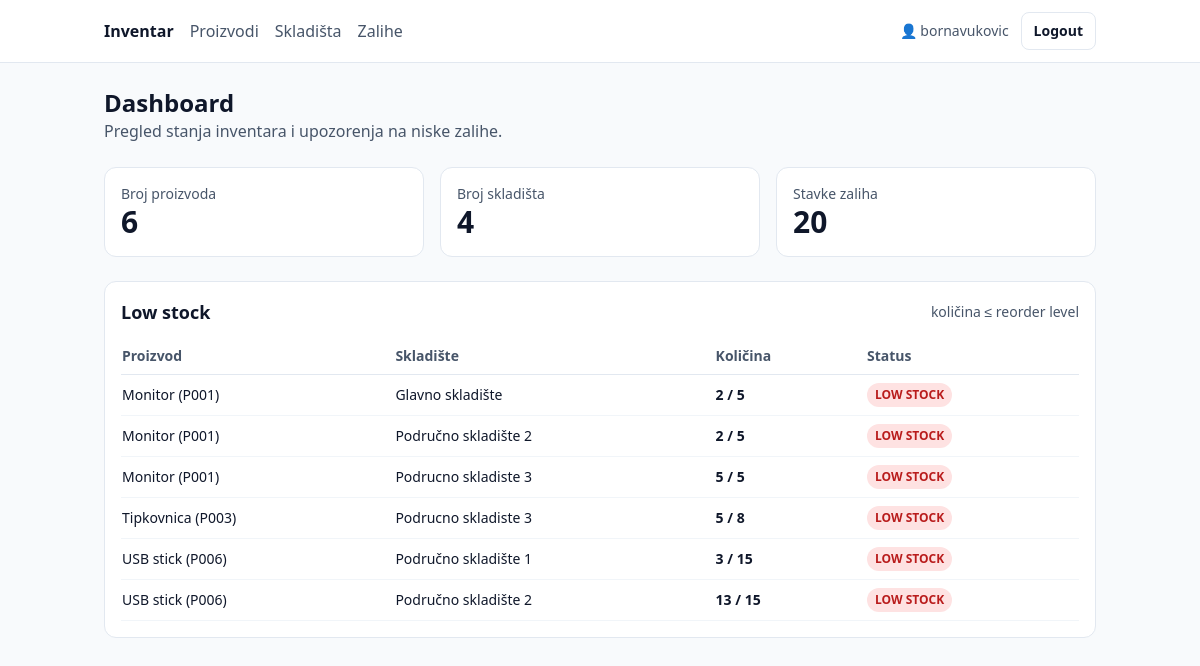
The app's page / (signed in) with its own data.
### inventory/models.py (models this page shows, shortened)
class StockItem(models.Model):
    warehouse = models.ForeignKey(Warehouse, on_delete=models.CASCADE, related_name="stock_items")
    product = models.ForeignKey(Product, on_delete=models.CASCADE, related_name="stock_items")
    quantity = models.PositiveIntegerField(default=0)
    updated_at = models.DateTimeField(auto_now=True)
    class Meta:
        constraints = [
            models.UniqueConstraint(fields=["warehouse", "product"], name="unique_product_per_warehouse")
        ]

class Product(models.Model):
    sku = models.CharField(max_length=50, unique=True)
    name = models.CharField(max_length=120)
    price = models.DecimalField(max_digits=10, decimal_places=2)
    reorder_level = models.PositiveIntegerField(default=0)

class Warehouse(models.Model):
    name = models.CharField(max_length=120)
    city = models.CharField(max_length=120)
    capacity = models.PositiveIntegerField()

### inventory/views.py (the view)
# urls.py: path("", views.HomeView.as_view(), name="home"),
class HomeView(LoginRequiredMixin, TemplateView):
    template_name = "inventory/home.html"
    def get_context_data(self, **kwargs):
        ctx = super().get_context_data(**kwargs)
        ctx["product_count"] = Product.objects.count()
        ctx["warehouse_count"] = Warehouse.objects.count()
        ctx["stock_count"] = StockItem.objects.count()
        ctx["low_stock_items"] = (
            StockItem.objects
            .select_related("product", "warehouse")
            .filter(quantity__lte=F("product__reorder_level"))
            .order_by("product__name")[:10]
        )
        return ctx

### templates/inventory/home.html (shortened to what this page needs)
{% extends "base.html" %}
{% block content %}
  <div class="mb-6">
    <h1 class="text-2xl font-bold">Dashboard</h1>
    <p class="text-slate-600">Pregled stanja inventara i upozorenja na niske zalihe.</p>
  </div>
  <div class="grid grid-cols-1 md:grid-cols-3 gap-4 mb-6">
    <div class="bg-white border border-slate-200 rounded-xl p-4">
      <div class="text-slate-600 text-sm">Broj proizvoda</div>
      <div class="text-3xl font-bold">{{ product_count }}</div>
    </div>
    <div class="bg-white border border-slate-200 rounded-xl p-4">
      <div class="text-slate-600 text-sm">Broj skladišta</div>
      <div class="text-3xl font-bold">{{ warehouse_count }}</div>
    </div>
    <div class="bg-white border border-slate-200 rounded-xl p-4">
      <div class="text-slate-600 text-sm">Stavke zaliha</div>
      <div class="text-3xl font-bold">{{ stock_count }}</div>
    </div>
  </div>
  <div class="bg-white border border-slate-200 rounded-xl p-4">
    <div class="flex items-center justify-between gap-4 mb-3">
      <h2 class="text-lg font-semibold">Low stock</h2>
      <span class="text-sm text-slate-600">količina ≤ reorder level</span>
    </div>
    <div class="overflow-x-auto">
      <table class="min-w-full text-sm">
        <thead class="text-slate-600">
          <tr class="border-b border-slate-200">
            <th class="text-left py-2 pr-4">Proizvod</th>
            <th class="text-left py-2 pr-4">Skladište</th>
            <th class="text-left py-2 pr-4">Količina</th>
            <th class="text-left py-2 pr-4">Status</th>
          </tr>
        </thead>
        <tbody>
          {% for s in low_stock_items %}
            <tr class="border-b border-slate-100">
              <td class="py-2 pr-4">{{ s.product.name }} ({{ s.product.sku }})</td>
              <td class="py-2 pr-4">{{ s.warehouse.name }}</td>
              <td class="py-2 pr-4 font-semibold">{{ s.quantity }} / {{ s.product.reorder_level }}</td>
              <td class="py-2 pr-4">
                <span class="inline-flex items-center px-2 py-1 rounded-full bg-red-100 text-red-700 text-xs font-semibold">
                  LOW STOCK
                </span>
              </td>
            </tr>
          {% empty %}
            <tr><td class="py-3 text-slate-600" colspan="4">Nema low stock stavki 🎉</td></tr>
          {% endfor %}
        </tbody>
      </table>
    </div>
  </div>
{% endblock %}

### templates/base.html (shortened to what this page needs)
<!doctype html>
<html>
<head>
  <script src="https://cdn.tailwindcss.com"></script>
</head>
<body class="bg-slate-50 text-slate-900">
  <nav class="bg-white border-b border-slate-200">
    <div class="max-w-5xl mx-auto px-4 py-3 flex items-center justify-between gap-4">
      <div class="flex items-center gap-4">
        <a href="{% url 'home' %}" class="font-bold text-slate-900">Inventar</a>
        <a href="{% url 'product_list' %}" class="text-slate-600 hover:text-slate-900">Proizvodi</a>
        <a href="{% url 'warehouse_list' %}" class="text-slate-600 hover:text-slate-900">Skladišta</a>
        <a href="{% url 'stockitem_list' %}" class="text-slate-600 hover:text-slate-900">Zalihe</a>
      </div>
      <div class="flex items-center gap-3">
        {% if user.is_authenticated %}
          <span class="text-sm text-slate-600">👤 {{ user.username }}</span>
          <form method="post" action="{% url 'logout' %}">
            <button type="submit"
              class="px-3 py-2 rounded-lg border border-slate-200 bg-white hover:bg-slate-50 text-sm font-semibold">
              Logout
            </button>
          </form>
        {% else %}
          <a href="{% url 'login' %}" class="text-sm font-semibold text-slate-700 hover:text-slate-900">Login</a>
          <a href="{% url 'register' %}"
             class="px-3 py-2 rounded-lg bg-blue-600 hover:bg-blue-700 text-white text-sm font-semibold">
            Registracija
          </a>
        {% endif %}
      </div>
    </div>
  </nav>
  <main class="max-w-5xl mx-auto px-4 py-6">
    {% block content %}{% endblock %}
  </main>
</body>
</html>

### records on screen
StockItem: product.name "Monitor", product.sku "P001", warehouse.name "Glavno skladište", quantity "2", product.reorder_level "5"
StockItem: product.name "Monitor", product.sku "P001", warehouse.name "Područno skladište 2", quantity "2", product.reorder_level "5"
StockItem: product.name "Monitor", product.sku "P001", warehouse.name "Podrucno skladiste 3", quantity "5", product.reorder_level "5"
StockItem: product.name "Tipkovnica", product.sku "P003", warehouse.name "Podrucno skladiste 3", quantity "5", product.reorder_level "8"
StockItem: product.name "USB stick", product.sku "P006", warehouse.name "Područno skladište 1", quantity "3", product.reorder_level "15"
StockItem: product.name "USB stick", product.sku "P006", warehouse.name "Područno skladište 2", quantity "13", product.reorder_level "15"

### other values on screen
{{ user.username }} "bornavukovic"
{{ product_count }} "6"
{{ warehouse_count }} "4"
{{ stock_count }} "20"
